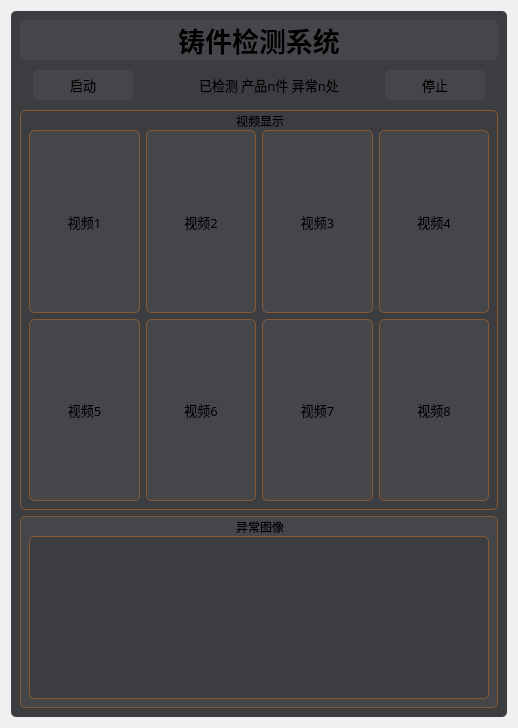
      <widget class="QWidget" name="page">
       <property name="styleSheet">
        <string notr="true">border-color: rgb(129, 242, 255);
border-width: 0px;border-radius:5px;</string>
       </property>
       <layout class="QHBoxLayout" name="horizontalLayout_36">
        <item>
         <widget class="QWidget" name="widget" native="true">
          <property name="styleSheet">
           <string notr="true">background-color:rgb(59, 61, 65);</string>
          </property>
          <layout class="QHBoxLayout" name="horizontalLayout">
           <item>
            <layout class="QVBoxLayout" name="verticalLayout_2" stretch="1,1,10,5">
             <item>
              <widget class="QLabel" name="label_2">
               <property name="enabled">
                <bool>true</bool>
               </property>
               <property name="maximumSize">
                <size>
                 <width>16777215</width>
                 <height>50</height>
                </size>
               </property>
               <property name="font">
                <font>
                 <family>黑体</family>
                 <pointsize>20</pointsize>
                 <weight>75</weight>
                 <italic>false</italic>
                 <bold>true</bold>
                 <underline>false</underline>
                 <strikeout>false</strikeout>
                 <stylestrategy>PreferDefault</stylestrategy>
                 <kerning>true</kerning>
                </font>
               </property>
               <property name="styleSheet">
                <string notr="true">background-color: rgb(68, 70, 74);
broder-width : 0px;border-radius:5px;</string>
               </property>
               <property name="text">
                <string>铸件检测系统</string>
               </property>
               <property name="alignment">
                <set>Qt::AlignCenter</set>
               </property>
              </widget>
             </item>
             <item>
              <layout class="QHBoxLayout" name="horizontalLayout_2">
               <item>
                <widget class="QLabel" name="label">
                 <property name="styleSheet">
                  <string notr="true">broder-width: 0px;</string>
                 </property>
                 <property name="text">
                  <string/>
                 </property>
                </widget>
               </item>
               <item>
                <widget class="QPushButton" name="pushButton_2">
                 <property name="minimumSize">
                  <size>
                   <width>100</width>
                   <height>30</height>
                  </size>
                 </property>
                 <property name="font">
                  <font>
                   <family>黑体</family>
                   <pointsize>10</pointsize>
                  </font>
                 </property>
                 <property name="styleSheet">
                  <string notr="true">background-color: rgb(68, 70, 74);
border-radius:5px;</string>
                 </property>
                 <property name="text">
                  <string>启动</string>
                 </property>
                </widget>
               </item>
               <item>
                <spacer name="horizontalSpacer">
                 <property name="orientation">
                  <enum>Qt::Horizontal</enum>
                 </property>
                 <property name="sizeHint" stdset="0">
                  <size>
                   <width>60</width>
                   <height>20</height>
                  </size>
                 </property>
                </spacer>
               </item>
               <item>
                <widget class="QLabel" name="label_14">
                 <property name="font">
                  <font>
                   <family>黑体</family>
                   <pointsize>10</pointsize>
                  </font>
                 </property>
                 <property name="text">
                  <string>已检测 产品n件 异常n处</string>
                 </property>
                </widget>
               </item>
               <item>
                <spacer name="horizontalSpacer_29">
                 <property name="orientation">
                  <enum>Qt::Horizontal</enum>
                 </property>
                 <property name="sizeHint" stdset="0">
                  <size>
                   <width>40</width>
                   <height>20</height>
                  </size>
                 </property>
                </spacer>
               </item>
               <item>
                <widget class="QPushButton" name="pushButton_15">
                 <property name="minimumSize">
                  <size>
                   <width>100</width>
                   <height>30</height>
                  </size>
                 </property>
                 <property name="font">
                  <font>
                   <family>黑体</family>
                   <pointsize>10</pointsize>
                  </font>
                 </property>
                 <property name="styleSheet">
                  <string notr="true">background-color: rgb(68, 70, 74);border-radius:5px;</string>
                 </property>
                 <property name="text">
                  <string>停止</string>
                 </property>
                </widget>
               </item>
               <item>
                <widget class="QLabel" name="label_13">
                 <property name="text">
                  <string/>
                 </property>
                </widget>
               </item>
              </layout>
             </item>
             <item>
              <widget class="QGroupBox" name="groupBox_2">
               <property name="minimumSize">
                <size>
                 <width>200</width>
                 <height>400</height>
                </size>
               </property>
               <property name="font">
                <font>
                 <family>黑体</family>
                </font>
               </property>
               <property name="styleSheet">
                <string notr="true">background-color: rgb(59, 61, 65);
border-color: rgb(134, 89, 52);
border-style: solid;
border-width: 1px;border-radius:5px;</string>
               </property>
               <property name="title">
                <string>视频显示</string>
               </property>
               <property name="alignment">
                <set>Qt::AlignBottom|Qt::AlignHCenter</set>
               </property>
               <property name="flat">
                <bool>false</bool>
               </property>
               <property name="checkable">
                <bool>false</bool>
               </property>
               <layout class="QVBoxLayout" name="verticalLayout_10" stretch="0">
                <property name="spacing">
                 <number>6</number>
                </property>
                <property name="sizeConstraint">
                 <enum>QLayout::SetNoConstraint</enum>
                </property>
                <property name="leftMargin">
                 <number>9</number>
                </property>
                <property name="topMargin">
                 <number>20</number>
                </property>
                <item>
                 <layout class="QGridLayout" name="gridLayout">
                  <item row="0" column="1">
                   <widget class="QLabel" name="label_6">
                    <property name="font">
                     <font>
                      <family>黑体</family>
                      <pointsize>10</pointsize>
                     </font>
                    </property>
                    <property name="styleSheet">
                     <string notr="true">background-color: rgb(68, 70, 74);</string>
                    </property>
                    <property name="text">
                     <string>视频2</string>
                    </property>
                    <property name="scaledContents">
                     <bool>true</bool>
                    </property>
                    <property name="alignment">
                     <set>Qt::AlignCenter</set>
                    </property>
                   </widget>
                  </item>
                  <item row="1" column="1">
                   <widget class="QLabel" name="label_10">
                    <property name="font">
                     <font>
                      <family>黑体</family>
                      <pointsize>10</pointsize>
                     </font>
                    </property>
                    <property name="styleSheet">
                     <string notr="true">background-color: rgb(68, 70, 74);</string>
                    </property>
                    <property name="text">
                     <string>视频6</string>
                    </property>
                    <property name="scaledContents">
                     <bool>true</bool>
                    </property>
                    <property name="alignment">
                     <set>Qt::AlignCenter</set>
                    </property>
                   </widget>
                  </item>
                  <item row="1" column="4">
                   <widget class="QLabel" name="label_12">
                    <property name="font">
                     <font>
                      <family>黑体</family>
                      <pointsize>10</pointsize>
                     </font>
                    </property>
                    <property name="styleSheet">
                     <string notr="true">background-color: rgb(68, 70, 74);</string>
                    </property>
                    <property name="text">
                     <string>视频8</string>
                    </property>
                    <property name="scaledContents">
                     <bool>true</bool>
                    </property>
                    <property name="alignment">
                     <set>Qt::AlignCenter</set>
                    </property>
                   </widget>
                  </item>
                  <item row="0" column="0">
                   <widget class="QLabel" name="label_5">
                    <property name="font">
                     <font>
                      <family>黑体</family>
                      <pointsize>10</pointsize>
                     </font>
                    </property>
                    <property name="styleSheet">
                     <string notr="true">background-color: rgb(68, 70, 74);</string>
                    </property>
                    <property name="frameShape">
                     <enum>QFrame::StyledPanel</enum>
                    </property>
                    <property name="frameShadow">
                     <enum>QFrame::Raised</enum>
                    </property>
                    <property name="lineWidth">
                     <number>4</number>
                    </property>
                    <property name="midLineWidth">
                     <number>0</number>
                    </property>
                    <property name="text">
                     <string>视频1</string>
                    </property>
                    <property name="scaledContents">
                     <bool>true</bool>
                    </property>
                    <property name="alignment">
                     <set>Qt::AlignCenter</set>
                    </property>
                   </widget>
                  </item>
                  <item row="1" column="0">
                   <widget class="QLabel" name="label_9">
                    <property name="font">
                     <font>
                      <family>黑体</family>
                      <pointsize>10</pointsize>
                     </font>
                    </property>
                    <property name="styleSheet">
                     <string notr="true">background-color: rgb(68, 70, 74);</string>
                    </property>
                    <property name="text">
                     <string>视频5</string>
                    </property>
                    <property name="scaledContents">
                     <bool>true</bool>
                    </property>
                    <property name="alignment">
                     <set>Qt::AlignCenter</set>
                    </property>
                   </widget>
                  </item>
                  <item row="1" column="3">
                   <widget class="QLabel" name="label_11">
                    <property name="font">
                     <font>
                      <family>黑体</family>
                      <pointsize>10</pointsize>
                     </font>
                    </property>
                    <property name="styleSheet">
                     <string notr="true">background-color: rgb(68, 70, 74);</string>
                    </property>
                    <property name="text">
                     <string>视频7</string>
                    </property>
                    <property name="scaledContents">
                     <bool>true</bool>
                    </property>
                    <property name="alignment">
                     <set>Qt::AlignCenter</set>
                    </property>
                   </widget>
                  </item>
                  <item row="0" column="4">
                   <widget class="QLabel" name="label_8">
                    <property name="font">
                     <font>
                      <family>黑体</family>
                      <pointsize>10</pointsize>
                     </font>
                    </property>
                    <property name="styleSheet">
                     <string notr="true">background-color: rgb(68, 70, 74);</string>
                    </property>
                    <property name="text">
                     <string>视频4</string>
                    </property>
                    <property name="scaledContents">
                     <bool>true</bool>
                    </property>
                    <property name="alignment">
                     <set>Qt::AlignCenter</set>
                    </property>
                   </widget>
                  </item>
                  <item row="0" column="3">
                   <widget class="QLabel" name="label_7">
                    <property name="font">
                     <font>
                      <family>黑体</family>
                      <pointsize>10</pointsize>
                      <weight>50</weight>
                      <bold>false</bold>
                     </font>
                    </property>
                    <property name="styleSheet">
                     <string notr="true">background-color: rgb(68, 70, 74);</string>
                    </property>
                    <property name="text">
                     <string>视频3</string>
                    </property>
                    <property name="scaledContents">
                     <bool>true</bool>
                    </property>
                    <property name="alignment">
                     <set>Qt::AlignCenter</set>
                    </property>
                   </widget>
                  </item>
                 </layout>
                </item>
               </layout>
              </widget>
             </item>
             <item>
              <widget class="QGroupBox" name="groupBox">
               <property name="maximumSize">
                <size>
                 <width>16777215</width>
                 <height>200</height>
                </size>
               </property>
               <property name="font">
                <font>
                 <family>黑体</family>
                </font>
               </property>
               <property name="contextMenuPolicy">
                <enum>Qt::DefaultContextMenu</enum>
               </property>
               <property name="layoutDirection">
                <enum>Qt::LeftToRight</enum>
               </property>
               <property name="styleSheet">
                <string notr="true">background-color: rgb(68, 70, 74);
border-color: rgb(134, 89, 52);
border-style: solid;
border-width: 1px;border-radius:5px;</string>
               </property>
               <property name="title">
                <string>异常图像</string>
               </property>
               <property name="alignment">
                <set>Qt::AlignBottom|Qt::AlignHCenter</set>
               </property>
               <property name="flat">
                <bool>false</bool>
               </property>
               <property name="checkable">
                <bool>false</bool>
               </property>
               <layout class="QVBoxLayout" name="verticalLayout_11">
                <property name="topMargin">
                 <number>20</number>
                </property>
                <item>
                 <widget class="QListWidget" name="listWidget">
                  <property name="styleSheet">
                   <string notr="true">background-color:rgb(59, 61, 65);</string>
                  </property>
                  <property name="flow">
                   <enum>QListView::LeftToRight</enum>
                  </property>
                 </widget>
                </item>
               </layout>
              </widget>
             </item>
            </layout>
           </item>
          </layout>
         </widget>
        </item>
       </layout>
      </widget>
